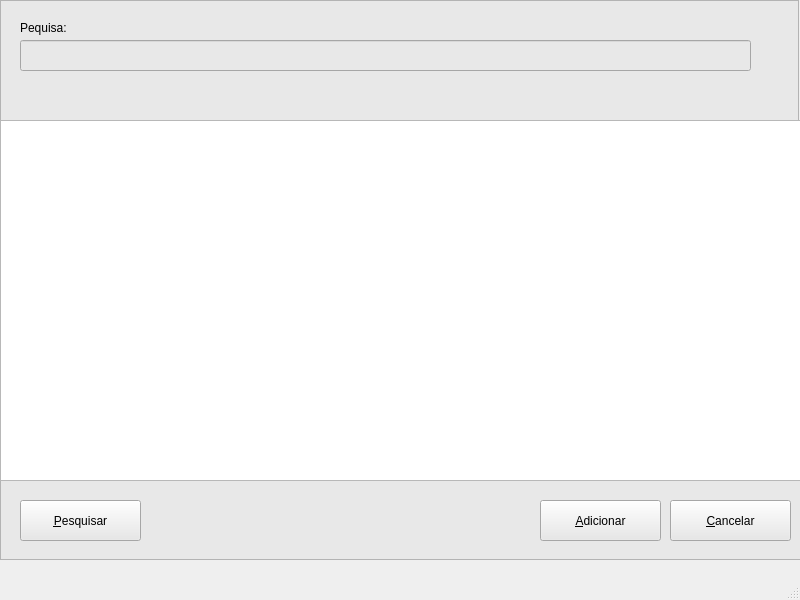
<?xml version="1.0" encoding="UTF-8"?>
<ui version="4.0">
 <class>WindowSearch</class>
 <widget class="QMainWindow" name="WindowSearch">
  <property name="geometry">
   <rect>
    <x>0</x>
    <y>0</y>
    <width>800</width>
    <height>600</height>
   </rect>
  </property>
  <property name="sizePolicy">
   <sizepolicy hsizetype="Fixed" vsizetype="Fixed">
    <horstretch>0</horstretch>
    <verstretch>0</verstretch>
   </sizepolicy>
  </property>
  <property name="minimumSize">
   <size>
    <width>800</width>
    <height>600</height>
   </size>
  </property>
  <property name="windowTitle">
   <string>Pesquisa</string>
  </property>
  <widget class="QWidget" name="centralwidget">
   <widget class="QWidget" name="verticalLayoutWidget">
    <property name="geometry">
     <rect>
      <x>0</x>
      <y>480</y>
      <width>801</width>
      <height>80</height>
     </rect>
    </property>
    <layout class="QVBoxLayout" name="verticalLayout">
     <item>
      <widget class="QFrame" name="frame">
       <property name="styleSheet">
        <string notr="true">background-color: rgb(232, 232, 232);
font: 87 12pt &quot;Segoe UI Black&quot;;
</string>
       </property>
       <property name="frameShape">
        <enum>QFrame::StyledPanel</enum>
       </property>
       <property name="frameShadow">
        <enum>QFrame::Raised</enum>
       </property>
       <widget class="QPushButton" name="pushButton">
        <property name="geometry">
         <rect>
          <x>20</x>
          <y>20</y>
          <width>121</width>
          <height>41</height>
         </rect>
        </property>
        <property name="text">
         <string>&amp;Pesquisar</string>
        </property>
        <property name="shortcut">
         <string>Alt+P</string>
        </property>
       </widget>
       <widget class="QPushButton" name="pushButton_2">
        <property name="geometry">
         <rect>
          <x>540</x>
          <y>20</y>
          <width>121</width>
          <height>41</height>
         </rect>
        </property>
        <property name="text">
         <string>&amp;Adicionar</string>
        </property>
        <property name="shortcut">
         <string>Alt+A</string>
        </property>
       </widget>
       <widget class="QPushButton" name="pushButton_3">
        <property name="geometry">
         <rect>
          <x>670</x>
          <y>20</y>
          <width>121</width>
          <height>41</height>
         </rect>
        </property>
        <property name="text">
         <string>&amp;Cancelar</string>
        </property>
        <property name="shortcut">
         <string>Alt+C</string>
        </property>
       </widget>
      </widget>
     </item>
    </layout>
   </widget>
   <widget class="QFrame" name="frame_2">
    <property name="geometry">
     <rect>
      <x>0</x>
      <y>0</y>
      <width>799</width>
      <height>121</height>
     </rect>
    </property>
    <property name="styleSheet">
     <string notr="true">background-color: rgb(232, 232, 232);
font: 12pt &quot;Segoe UI&quot;;
</string>
    </property>
    <property name="frameShape">
     <enum>QFrame::StyledPanel</enum>
    </property>
    <property name="frameShadow">
     <enum>QFrame::Raised</enum>
    </property>
    <widget class="QLineEdit" name="lineEdit">
     <property name="geometry">
      <rect>
       <x>20</x>
       <y>40</y>
       <width>731</width>
       <height>31</height>
      </rect>
     </property>
     <property name="styleSheet">
      <string notr="true">border-color: rgb(0, 0, 0);</string>
     </property>
    </widget>
    <widget class="QLabel" name="label">
     <property name="geometry">
      <rect>
       <x>20</x>
       <y>20</y>
       <width>71</width>
       <height>16</height>
      </rect>
     </property>
     <property name="text">
      <string>Pequisa:</string>
     </property>
    </widget>
   </widget>
   <widget class="QColumnView" name="columnView_2">
    <property name="geometry">
     <rect>
      <x>0</x>
      <y>120</y>
      <width>801</width>
      <height>361</height>
     </rect>
    </property>
    <property name="sizePolicy">
     <sizepolicy hsizetype="MinimumExpanding" vsizetype="MinimumExpanding">
      <horstretch>0</horstretch>
      <verstretch>0</verstretch>
     </sizepolicy>
    </property>
    <property name="whatsThis">
     <string>&lt;html&gt;&lt;head/&gt;&lt;body&gt;&lt;p&gt;fgdf&lt;/p&gt;&lt;/body&gt;&lt;/html&gt;</string>
    </property>
   </widget>
  </widget>
  <widget class="QMenuBar" name="menubar">
   <property name="geometry">
    <rect>
     <x>0</x>
     <y>0</y>
     <width>800</width>
     <height>21</height>
    </rect>
   </property>
  </widget>
  <widget class="QStatusBar" name="statusbar"/>
 </widget>
 <resources/>
 <connections/>
</ui>
